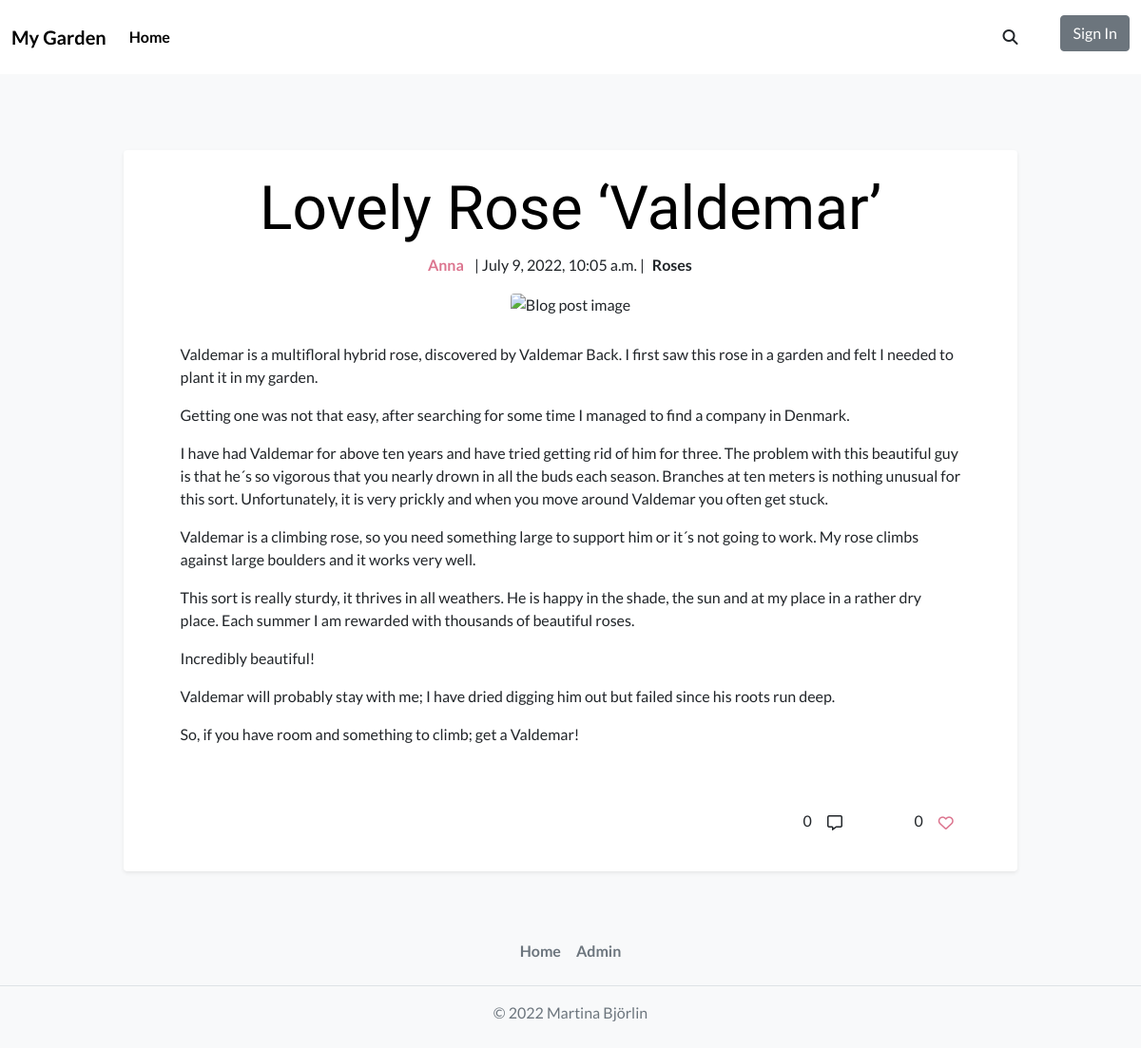
The page /blogpost/lovely-rose-valdemar/ on the database as committed earlier.
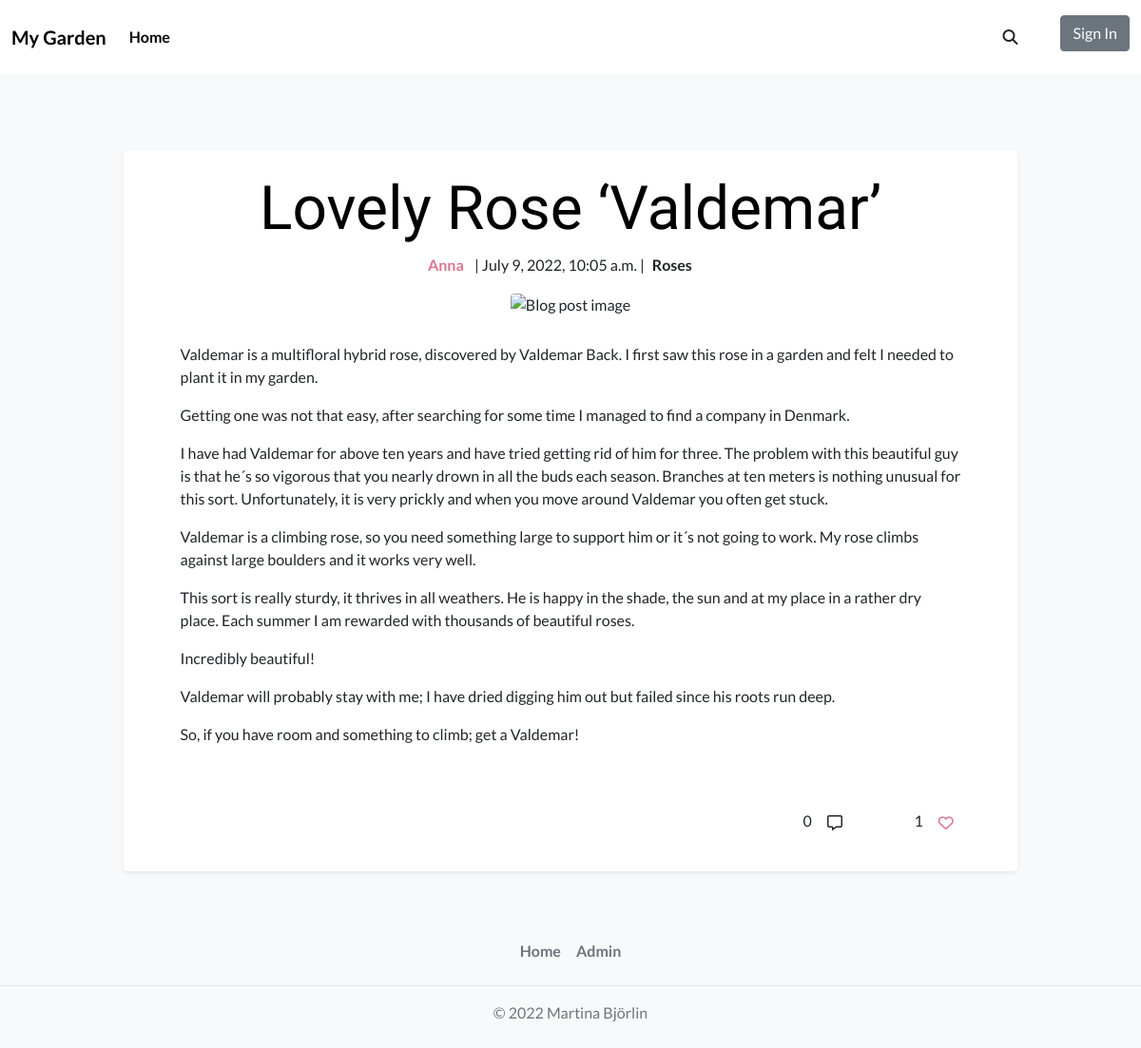
The same page on the database as committed later.
### blog_post/models.py (models this page shows, shortened)
class Post(models.Model):
    PUBLISH_STATUS = ((0, "Draft"), (1, "Publish"))
    title = models.CharField(max_length=100)
    slug = models.SlugField(max_length=200, unique=True)
    meta_description = models.CharField(max_length=150, blank=True)
    author = models.ForeignKey(
        User,
        on_delete=models.CASCADE,
        related_name="post_author",
    )
    category = models.ForeignKey(
        Category,
        on_delete=models.CASCADE,
        related_name="post_category",
    )
    created_on = models.DateTimeField(auto_now_add=True)
    updated_on = models.DateTimeField(auto_now=True)
    content = models.TextField()
    published = models.IntegerField(choices=PUBLISH_STATUS, default=0)
    publish_date = models.DateTimeField(blank=True, null=True)
    likes = models.ManyToManyField(
        Profile, related_name="post_likes", default=[0], blank=True
    )
    number_of_likes = models.BigIntegerField(default="0")
    liked = models.BooleanField(default=False)
    post_img = CloudinaryField("post_image", default="default_image")
    class Meta:
        ordering = ["-created_on"]

class Category(models.Model):
    name = models.CharField(
        max_length=50,
        unique=True,
        blank=False,
        null=False,
    )
    slug = models.SlugField(
        max_length=200,
        unique=True,
        blank=False,
        null=False,
    )
    category_img = CloudinaryField(
        "category_image",
        default="default_image",
    )
    class Meta:
        verbose_name_plural = "categories"
    def __str__(self):
        return f"{self.name}"

### blog_post/views.py (the view)
# urls.py: path("<slug:slug>/", BlogPostDetail.as_view(), name="blog_post"),
class BlogPostDetail(DetailView):
    template_name = "blog_post_detail.html"
    def get(self, request, slug, *args, **kwargs):
        queryset = Post.objects.filter(published=1).order_by("-created_on")
        post = get_object_or_404(queryset, slug=slug)
        liked = False
        if hasattr(self.request.user, "profile"):
            if post.likes.filter(id=request.user.profile.id).exists():
                liked = True
        context = {
            "post": post,
            "liked": liked,
        }
        return render(
            request,
            "blog_post_detail.html",
            context,
        )

### blog_post/templates/blog_post_detail.html (shortened to what this page needs)
{% extends 'base.html' %}
{% load static %}
{% block content %}
<article class=" blog-post-detail shadow-sm p-3 mb-5 bg-body rounded mx-auto">
   <div class="row">
      <h2 class="display-3 text-capitalize blog-post-header text-center"><a
            href="{% url 'blog_post' post.slug %}">{{post.title}}</a></h2>
   </div>
   <div class="row">
      <div class="col-lg-7 col-md-12 col-sm-12 g-0">
         <p class="text-center text-lg-end"><span class="fw-bold post-author m-2">{{post.author}} </span>|
            {{post.created_on}} |</p>
      </div>
      <div class="col-lg-5 col-md-12 col-sm-12 g-0">
         <p class="text-center text-lg-start text-md-center text-sm-center fw-bold"><span
               class="m-2">{{post.category}}</span></p>
      </div>
   </div>
   <div class="text-center">
      {% if 'default_image' in post.post_img.url %}
      <img src="../../static/media/temporary_default.webp" id="blog-post-detail-img" class="bg-body rounded"
         alt="Default picture for blog post smiling emojis">
      {% else %}
      <img id="blog-post-detail-img" class="bg-body rounded" src=" {{ post.post_img.url }}" alt="Blog post image">
      {% endif %}
   </div>
   <div class="row">
      <div class="blog-post-content"> {{post.content | linebreaks}} </div>
   </div>
   <div class="comment-and-like-section">
      <div class="row">
         <div class="col-9 col-md-10 col-lg-10">
            <p class="text-end">{{post.post_comments.count}}
               <button class="btn btn-comments" type="button" aria-label="Show comment section"><i
                     class="far fa-comment-alt"></i></button>
            </p>
         </div>
         <div class="col-3 col-md-2 col-lg-2 text-center">
            <span>{{post.number_of_likes}}</span>
            {% if request.user.is_authenticated %}
            {% if liked %}
            <button class="btn btn_likes" name="{% url 'post_likes' post.slug %}" type="submit" value="{{post.id}}"
               aria-label="Unlike the post"><i class="fas fa-heart btn-icon btn-i"></i></button>
            {% else %}
            <button class="btn btn_likes" name="{% url 'post_likes' post.slug %}" type="submit" value="{{post.id}}"
               aria-label="Like the post"><i class="far fa-heart btn-icon btn-i"></i></button>
            {% endif %}
            {% else %}
            <button class="btn btn-like-not-signed-in" aria-label="Sign in before like the post"><i
                  class="far fa-heart btn-icon btn-i"></i></button>
            {% endif %}
         </div>
      </div>
   </div>
</article>
{% endblock %}

Rows that differ between the two databases and show on the page:
changed Post "Lovely Rose ‘Valdemar’": number_of_likes "0" → "1"
